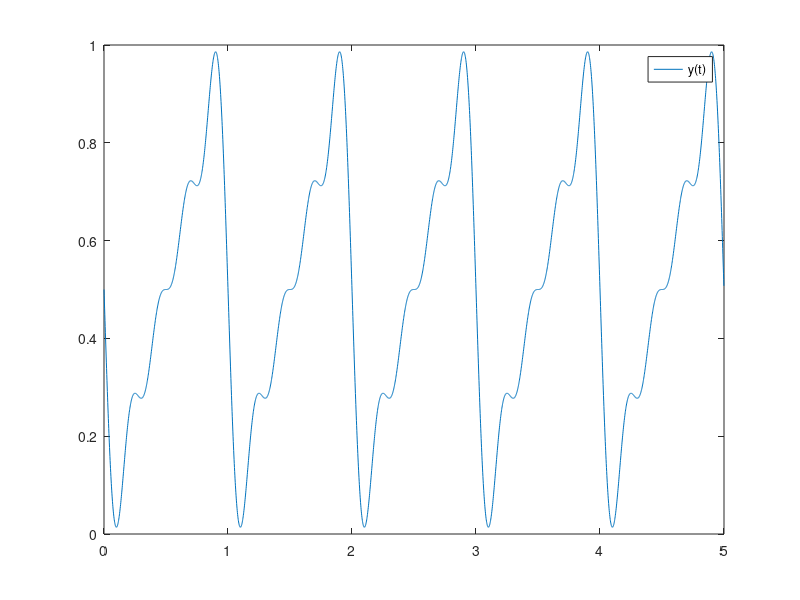

MATLAB code for this plot:
w = 2*pi;
t = (0:0.01:(10*pi))/w;
v = 1/2 + (1/pi)*cos(w*t+pi/2)+(1/(2*pi))*cos(2*w*t+pi/2)+(1/(3*pi))*cos(3*w*t+pi/2)+(1/(4*pi))*cos(4*w*t+pi/2);
% v1 = 10*cos(w*t)
figure
h = plot(t,v)
legend(h,{'y(t)'})